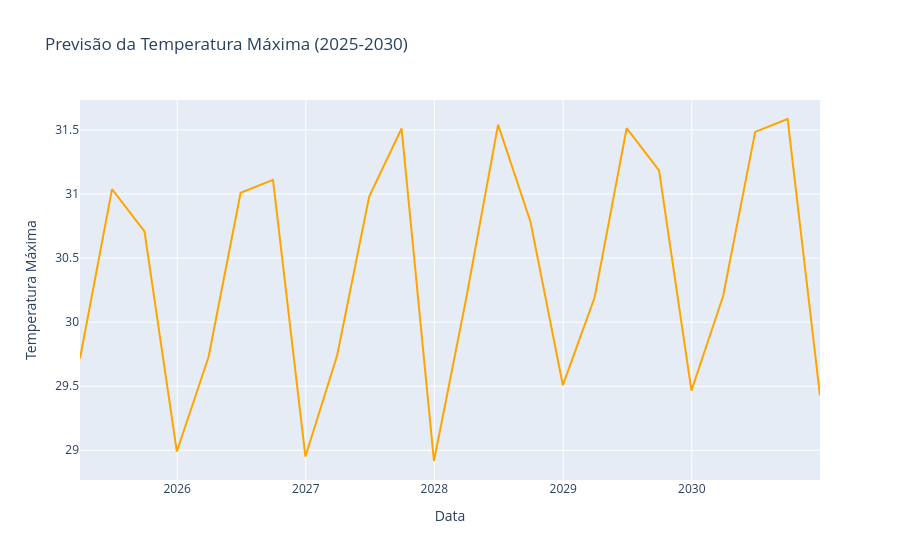

The cell this chart's notebook holds for it:
### Markdown cell above
# Previsao trimestral da temperatura maxima

### Code cell
import plotly.graph_objects as go

# Gerar datas futuras para 2025-2030
future_max_tr = modelo_prophet_max.make_future_dataframe(periods=102, freq='Q')  # 66 meses de 2025-01 a 2030-06

# Fazer a previsão
previsao = modelo_prophet_max.predict(future_max_tr)
previsao = previsao[(previsao['ds'] >= '2025-01-01') & (previsao['ds'] <= '2030-12-31')]



# Plotar
fig = go.Figure()
fig.add_trace(go.Scatter(
         x=previsao['ds'], y=previsao['yhat'],
        mode='lines', name='Previsão (2025-2030)', line=dict(color='orange')
))
fig.update_layout(
    title='Previsão da Temperatura Máxima (2025-2030)',
    xaxis_title='Data',
    yaxis_title='Temperatura Máxima',
    legend_title='Período'
)
fig.show()

### Figure 1 — Plotly figure (JSON) as saved in the notebook; plotly's stock layout.template omitted (floating-point values rounded to 4 significant figures)
{"data": [{"line": {"color": "orange"}, "mode": "lines", "name": "Previsão (2025-2030)", "type": "scatter", "x": ["2025-03-31T00:00:00.000000000", "2025-06-30T00:00:00.000000000", "2025-09-30T00:00:00.000000000", "2025-12-31T00:00:00.000000000", "2026-03-31T00:00:00.000000000", "2026-06-30T00:00:00.000000000", "2026-09-30T00:00:00.000000000", "2026-12-31T00:00:00.000000000", "2027-03-31T00:00:00.000000000", "2027-06-30T00:00:00.000000000", "2027-09-30T00:00:00.000000000", "2027-12-31T00:00:00.000000000", "2028-03-31T00:00:00.000000000", "2028-06-30T00:00:00.000000000", "2028-09-30T00:00:00.000000000", "2028-12-31T00:00:00.000000000", "2029-03-31T00:00:00.000000000", "2029-06-30T00:00:00.000000000", "2029-09-30T00:00:00.000000000", "2029-12-31T00:00:00.000000000", "2030-03-31T00:00:00.000000000", "2030-06-30T00:00:00.000000000", "2030-09-30T00:00:00.000000000", "2030-12-31T00:00:00.000000000"], "y": [29.72, 31.04, 30.71, 28.99, 29.73, 31.01, 31.11, 28.95, 29.74, 30.98, 31.51, 28.92, 30.18, 31.54, 30.78, 29.51, 30.19, 31.51, 31.18, 29.47, 30.2, 31.48, 31.58, 29.43]}], "layout": {"legend": {"title": {"text": "Período"}}, "title": {"text": "Previsão da Temperatura Máxima (2025-2030)"}, "xaxis": {"title": {"text": "Data"}}, "yaxis": {"title": {"text": "Temperatura Máxima"}}}}
